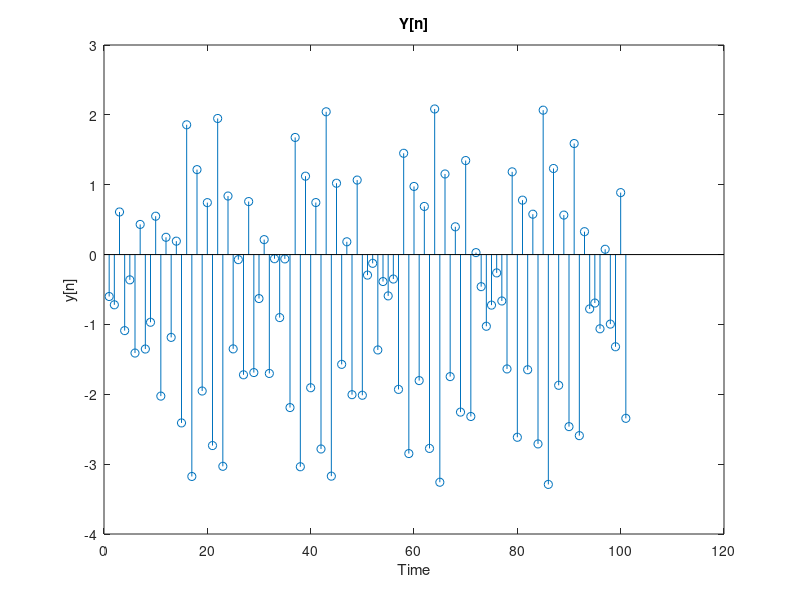

Write MATLAB code to recreate this figure.
% y(n) - y(n-3) = x(n) + 2*x(n-1) + 3*x(n-5)
% x(n) = sin(3*n + pi/4);


% initialize
x = zeros(101, 1);
y = zeros(101, 1);


x_buf = zeros(1,5); % [x(n-1) x(n-2) x(n-3) x(n-4) x(n-5)]
y_buf = zeros(1,3); % [y(n-1) y(n-2) y(n-3)]


% for n = 1:101
%     y(n) = y(n-3) + x(n) + 2*x(n-1) + 3*x(n-5)
% end


for n = 1:101
    
    x(n) = sin(3*n + pi/4);
    y(n) = y_buf(3) + x(n) + 2*x_buf(1) + 3*x_buf(5);
    
    y_buf = [y(n) y_buf(1:2)];
    x_buf = [x(n) x_buf(1:4)];
    
end


stem(y)
% Set title
title("Y[n]")

% Set axis labels
xlabel('Time');
ylabel('y[n]');